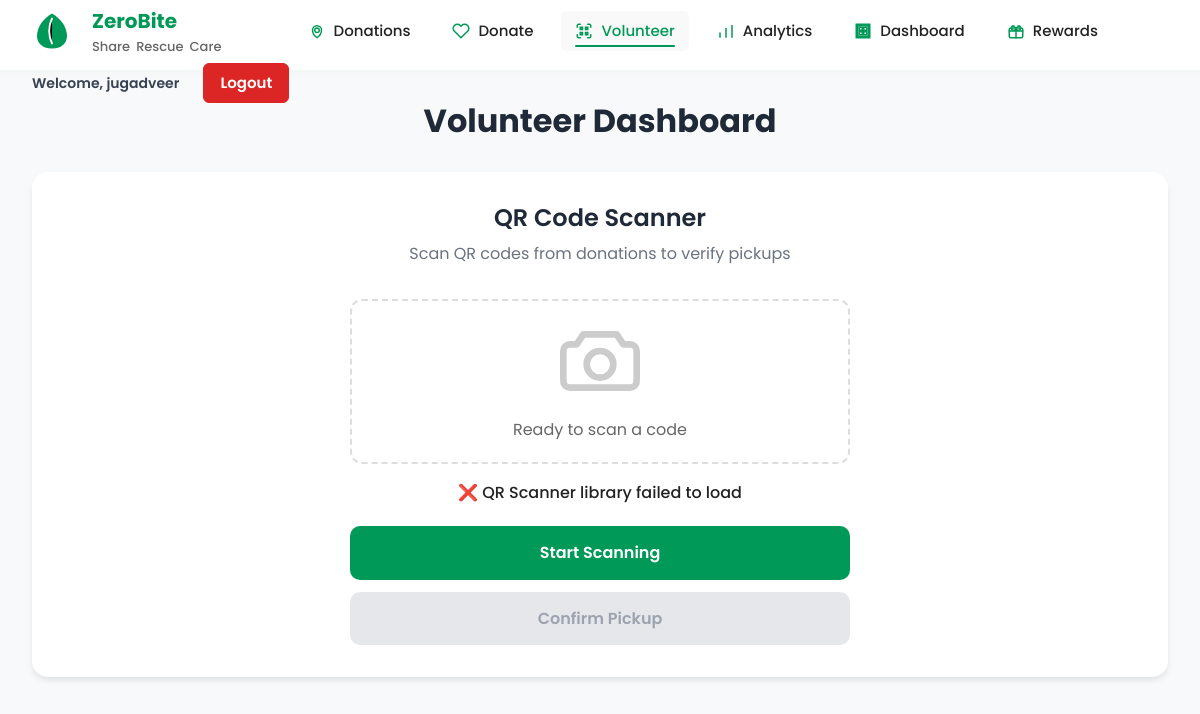
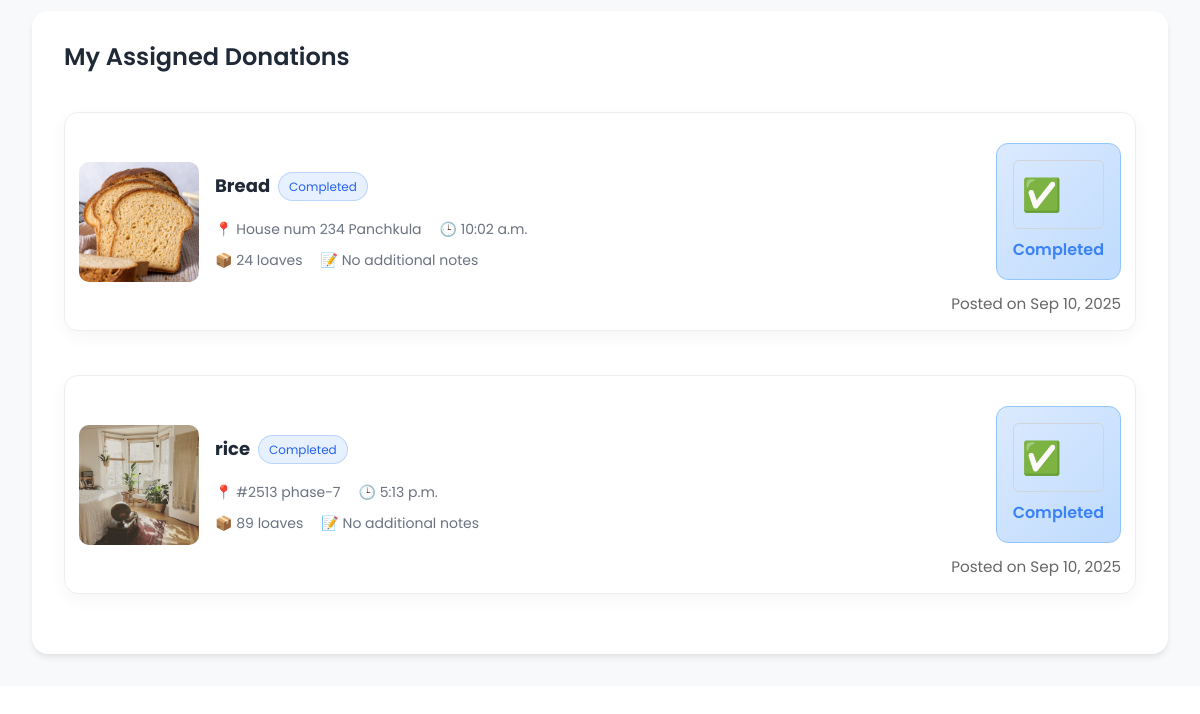
/volunteer/ (signed in), run on an earlier commit of the app's database (2 pictures, top to bottom).
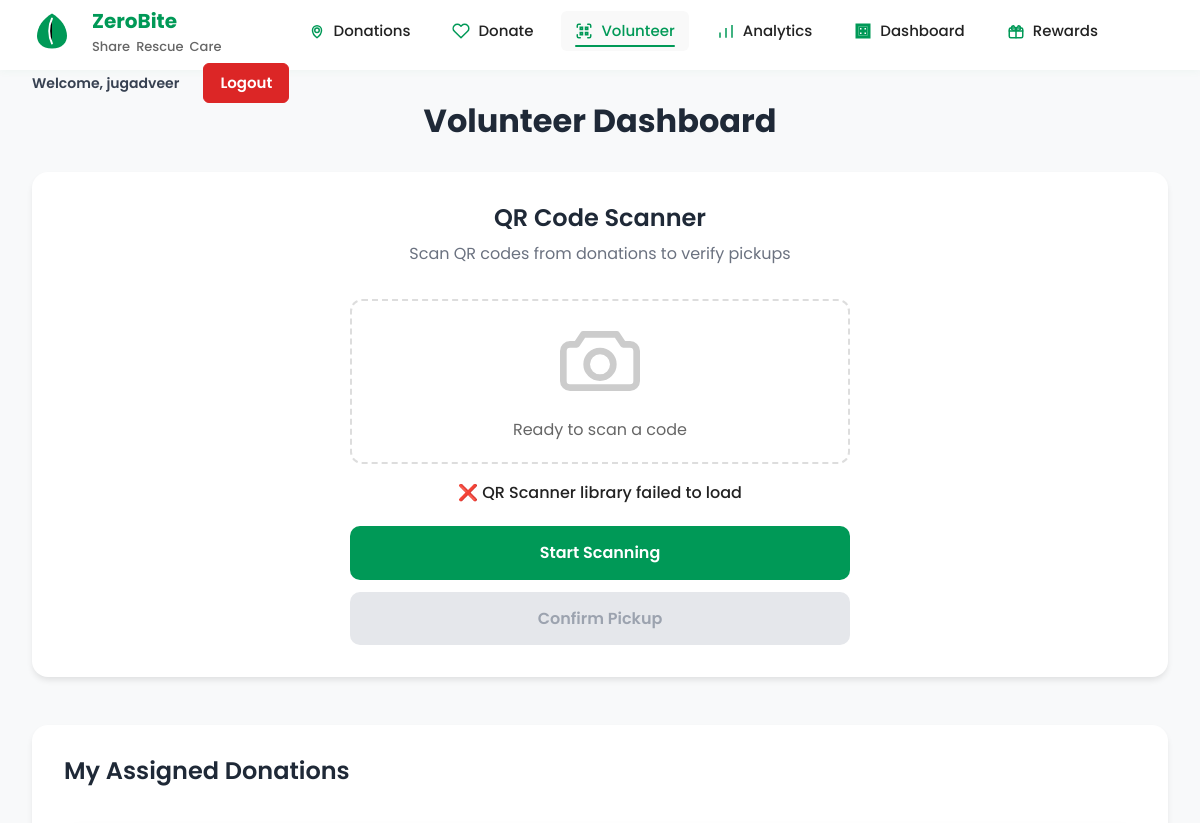
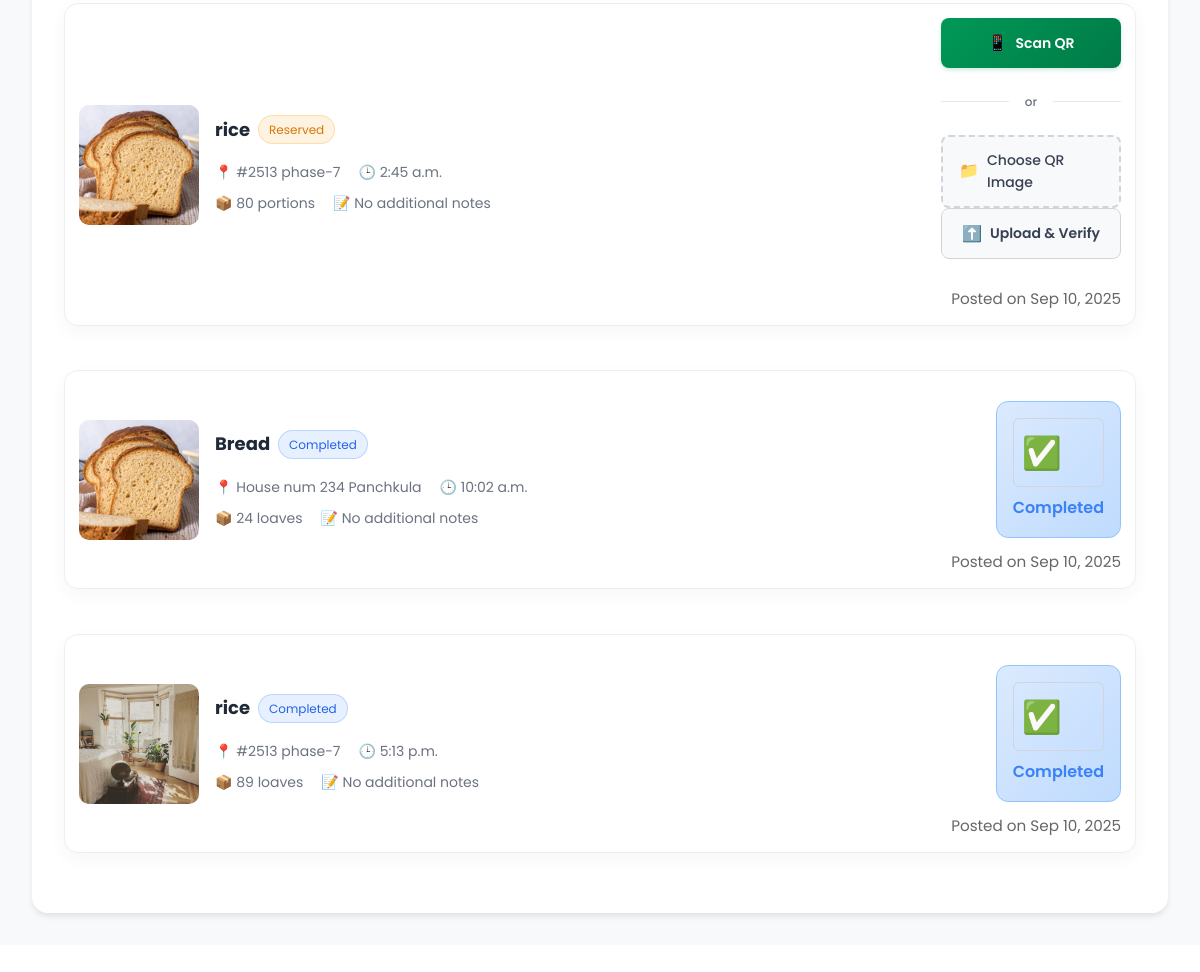
And on a later commit of the database (2 pictures, top to bottom).
### app/models.py (models this page shows, shortened)
class Donation(models.Model):
    STATUS_CHOICES = [
        ('pending', 'Pending'),
        ('approved', 'Approved'),
        ('completed', 'Completed'),
        ('expired', 'Expired'),
        ('reserved', 'Reserved'),
    ]
    FOOD_TYPE_CHOICES = [
        ('Cooked Meals', 'Cooked Meals'),
        ('Bakery', 'Bakery'),
        ('Produce', 'Produce'),
        ('Dairy', 'Dairy'),
        ('Packaged', 'Packaged'),
    ]
    UNIT_CHOICES = [
        ('portions', 'Portions'),
        ('kg', 'kg'),
        ('loaves', 'Loaves'),
        ('litres', 'Litres'),
        ('packs', 'Packs'),
    ]
    donor = models.ForeignKey(
        settings.AUTH_USER_MODEL,
        on_delete=models.CASCADE,
        related_name='donations'
    )
    phone = models.CharField(max_length=20)
    email = models.EmailField()
    item_name = models.CharField(max_length=200)
    food_type = models.CharField(max_length=50, choices=FOOD_TYPE_CHOICES)
    quantity = models.IntegerField(validators=[MinValueValidator(1)])
    unit = models.CharField(max_length=20, choices=UNIT_CHOICES)
    pickup_location = models.TextField()
    date_available = models.DateField()
    time_available = models.TimeField()
    food_image = models.ImageField(upload_to='donations/food/', blank=True, null=True)
    packaging_image = models.ImageField(upload_to='donations/packaging/', blank=True, null=True)
    notes = models.TextField(blank=True)
    status = models.CharField(max_length=20, choices=STATUS_CHOICES, default='pending')
    qr_code = models.ImageField(upload_to="donations/qrcodes/", blank=True, null=True)
    volunteer = models.ForeignKey(
        settings.AUTH_USER_MODEL,
        on_delete=models.SET_NULL,
        null=True,
        blank=True,
        related_name='assigned_donations'
    )
    created_at = models.DateTimeField(auto_now_add=True)
    updated_at = models.DateTimeField(auto_now=True)
    class Meta:
        db_table = 'zerobite_donations'
        ordering = ['-created_at']

### app/views.py (the view)
# urls.py: path("volunteer/", views.volunteer_dashboard, name="volunteer_dashboard"),
def volunteer_dashboard(request):
    if not request.user.is_authenticated:
        return redirect('home')
    assigned_donations = Donation.objects.filter(volunteer=request.user).order_by("-created_at")
    return render(request, "volunteer.html", {
        "assigned_donations": assigned_donations,
    })

### app/templates/volunteer.html (shortened to what this page needs)
{% extends 'base.html' %}
{% load static %}
{% block content %}
  <link rel="stylesheet" href="{% static 'styles.css' %}">
  <div class="volunteer-page">
    <div class="volunteer-container">
      <h1 class="volunteer-welcome">Volunteer Dashboard</h1>
      <section class="volunteer-scanner-section">
        <div class="scanner-container">
          <div class="scanner-header">
            <h2 class="scanner-title">QR Code Scanner</h2>
            <p class="scanner-subtitle">Scan QR codes from donations to verify pickups</p>
          </div>
          <div class="scanner-content">
            <div id="scannerPlaceholder" class="scanner-placeholder">
              <p>Ready to scan a code</p>
            </div>
            <p id="scanResult" class="scan-result">Waiting for scan...</p>
            <div class="scanner-actions">
              <button id="startBtn" class="scanner-btn primary">Start Scanning</button>
              <button id="confirmBtn" class="scanner-btn ghost" disabled>Confirm Pickup</button>
            </div>
          </div>
        </div>
      </section>
      <section class="assigned-donations-section">
        <div class="donations-container">
          <h2 class="donations-title">My Assigned Donations</h2>
          <div class="donations-grid">
          {% for donation in assigned_donations %}
          <div class="donation-card">
            <div class="card-left">
              <img class="thumb" src="{{ donation.food_image.url|default:'/static/default-food.jpg' }}" alt="{{ donation.item_name }}">
            </div>
            <div class="card-mid">
              <div class="title-row">
                <h3 class="item-title">{{ donation.item_name }}</h3>
                <span class="tag status-{{ donation.status }}">{{ donation.get_status_display }}</span>
              </div>
              <div class="meta-row">
                <span class="meta">📍 {{ donation.pickup_location }}</span>
                <span class="meta">🕒 {{ donation.time_available }}</span>
              </div>
              <div class="facts-row">
                <span class="fact">📦 {{ donation.quantity }} {{ donation.unit }}</span>
                <span class="fact">📝 {{ donation.notes|default:"No additional notes" }}</span>
              </div>
            </div>
            <div class="card-right">
              {% if donation.status == 'reserved' %}
                <div class="action-buttons">
                  <button type="button" class="action-btn primary scan-btn" data-donation-id="{{ donation.id }}">
                    <span class="btn-icon">📱</span>
                    <span class="btn-text">Scan QR</span>
                  </button>
                  <div class="divider">
                    <span class="divider-text">or</span>
                  </div>
                  <form id="qrForm-{{ donation.id }}" enctype="multipart/form-data" class="upload-form">
                    <div class="file-upload-area">
                      <label for="file-{{ donation.id }}" class="file-upload-label">
                        <span class="upload-icon">📁</span>
                        <span class="upload-text">Choose QR Image</span>
                      </label>
                    </div>
                    <button type="submit" class="action-btn secondary upload-btn">
                      <span class="btn-icon">⬆️</span>
                      <span class="btn-text">Upload & Verify</span>
                    </button>
                  </form>
                </div>
              {% elif donation.status == 'completed' %}
                <div class="completed-status">
                  <div class="status-icon">✅</div>
                  <div class="status-text">Completed</div>
                </div>
              {% endif %}
              <div class="expires">Posted on {{ donation.created_at|date:"M d, Y" }}</div>
            </div>
          </div>
          {% empty %}
            <p class="no-donations">You have no assigned donations.</p>
          {% endfor %}
        </div>
      </section>
    </div>
  </div>
{% endblock %}

What changed in the data, as far as the page shows it:
added Donation: food_image (picture), item_name "rice", status "Reserved", pickup_location "#2513 phase-7", time_available "2:45 a.m.", quantity "80", unit "portions", notes "No additional notes", created_at "Sep 10, 2025"
